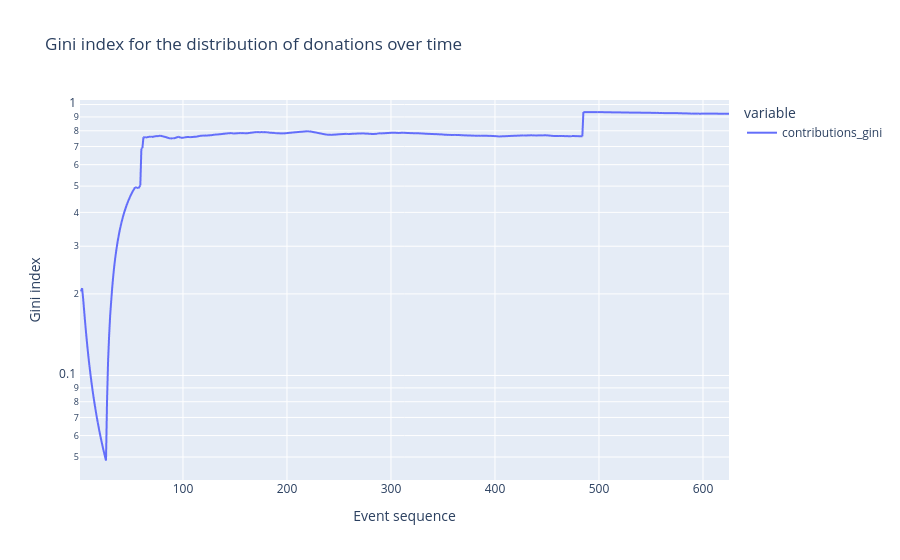

Write notebook code for a chart like this one.
### Markdown cell above
#### Gini index

### Code cell
contribs_total_donation = lambda contribs: ineq.gini([contrib['amount'] for contrib in contribs]) / len(contribs)
contrib_per_time = df.contributions.iloc[1:].map(contribs_total_donation)
contrib_per_time.name = 'contributions_gini'
fig_df = contrib_per_time.reset_index()

title = 'Gini index for the distribution of donations over time'

x_col = 'timestep'
y_cols = ['contributions_gini']

labels = {'value': 'Gini index',
          'timestep': 'Event sequence'}

options = {'x': x_col,
           'y': y_cols,
           'title': title,
           'labels': labels,
           'log_y': True}

fig = px.line(fig_df, **options)

fig.show()

### Figure 1 — Plotly figure (JSON) as saved in the notebook; plotly's stock layout.template omitted (floating-point values rounded to 4 significant figures; data arrays with more than 128 entries replaced by an {"elided": "..."} marker saying what was removed)
{"data": [{"hovertemplate": "variable=contributions_gini<br>Event sequence=%{x}<br>Gini index=%{y}<extra></extra>", "legendgroup": "contributions_gini", "line": {"color": "#636efa", "dash": "solid"}, "mode": "lines", "name": "contributions_gini", "showlegend": true, "type": "scattergl", "x": {"elided": "6000 int values"}, "xaxis": "x", "y": {"elided": "6000 float values"}, "yaxis": "y"}], "layout": {"autosize": true, "legend": {"title": {"text": "variable"}, "tracegroupgap": 0}, "title": {"text": "Gini index for the distribution of donations over time"}, "xaxis": {"anchor": "y", "autorange": false, "domain": [0, 1], "range": [1, 625.0], "title": {"text": "Event sequence"}, "type": "linear"}, "yaxis": {"anchor": "x", "autorange": false, "domain": [0, 1], "range": [-1.386, 0.01683], "title": {"text": "Gini index"}, "type": "log"}}}
